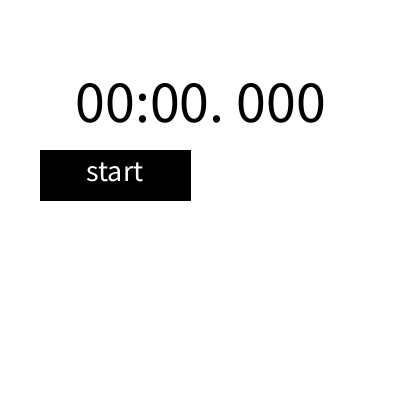
Frame 1 (no input)
Frame 2 (the mouse pressed at the canvas centre, redrawn once): identical to frame 1, image omitted

The Processing sketch that drew this single still picture (run headless with seeded random() and noise(); the mouse was pressed at the canvas centre and the sketch redrawn once):

// Processing sketch: Kakunin1
// ── Kakunin1.pde
int baseTime;
boolean flag;

void setup(){
  size(400,400);
  textAlign(CENTER,CENTER);
  flag = false;
  }

void draw(){
  int now = millis();
  if(flag == false){
    baseTime = now;
    noLoop();
  }
  background(255);
  int time = now - baseTime;
  int ms = time%1000;
  int s = (time/1000)%60;
  int m = (time/1000)/60;
  textSize(60);
  fill(0);
  text(nf(m,2) + ":" + nf(s,2) + ". "+nf(ms,3),width/2,height/2-100);
  button();
}

void mousePressed(){
  int now = millis();
  if(mouseX>=40 && mouseX<=190 && mouseY>=150 && mouseY<=200){
    if(flag == false){
      flag = true;
      baseTime = now;
      loop();
    }else{
      flag = false;
      button();
      noLoop();
      }
    }
  }
  void button(){
    fill(0);
    rect(40,150,150,50);
    textSize(30);
    fill(255);
    if(flag == false) {
      //textAlign(115,170);
      text("start",115,170);
    }else{
      text("stop",115,170);
      //textAlign(115,170);
      //println("stop");
    }
  }
